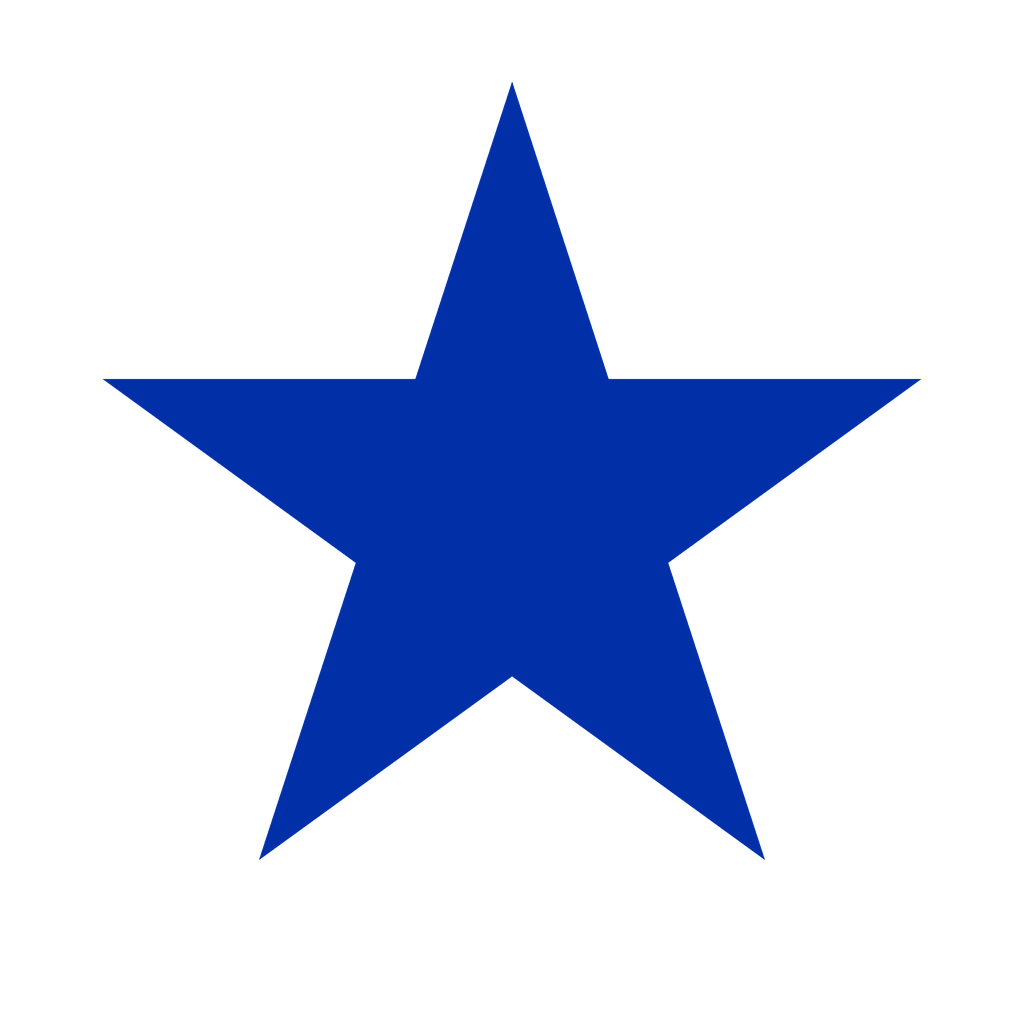

Here is the Python script that generated this plot:
"""
Generate a clean Klein-blue five-pointed star icon source (transparent bg).
Output: clnote-icon-source.png @ 1024x1024 (supersampled 4x for crisp edges).
"""
import math
from PIL import Image, ImageDraw

SIZE = 1024
SS = 4  # supersample factor for anti-aliasing

klein_blue = (0, 47, 167, 255)  # #002FA7

def star_points(cx, cy, r_out, r_in, n=5):
    pts = []
    # start at top (-90deg), alternate outer/inner every 36deg
    for i in range(n * 2):
        ang = -math.pi / 2 + i * (math.pi / n)
        r = r_out if i % 2 == 0 else r_in
        pts.append((cx + r * math.cos(ang), cy + r * math.sin(ang)))
    return pts

big = SIZE * SS
img = Image.new("RGBA", (big, big), (0, 0, 0, 0))
d = ImageDraw.Draw(img)
cx = cy = big / 2
r_out = big * 0.42
r_in = r_out * 0.381966  # exact inner ratio for a regular 5-point star
d.polygon(star_points(cx, cy, r_out, r_in), fill=klein_blue)

img = img.resize((SIZE, SIZE), Image.LANCZOS)
out = "clnote-icon-source.png"
img.save(out)
print("wrote", out, img.size, img.mode)
